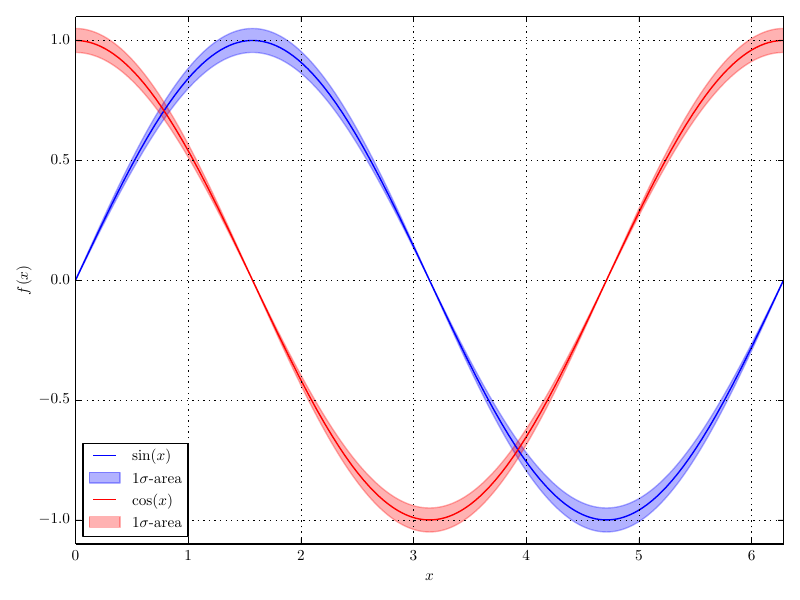

Here is the Python script that generated this plot:
# -*- coding: utf-8 -*-
import matplotlib.pyplot as plt
from matplotlib.patches import Rectangle
import numpy as np

"""
In physics you often want to show a one-sigma area around a graph, most likely
for a fit. This will be done with the fill_between function. However, matplotlib
does not support adding a fill_between to the legend directly via a label argument
or passing the artist instace which is returned by fill_between to the legend.
An easy solution is a so called proxy artist, a Rectangle without dimension but
using the same style options as the fill_between comman.
"""

x = np.linspace(0, 2*np.pi, 1000)

fig = plt.figure()
ax = fig.add_subplot(1,1,1)


# the plot-command returns a list of the drawn lines
plot_sin = ax.plot(x, np.sin(x), 'b-')
ax.fill_between(x, 0.95*np.sin(x), 1.05*np.sin(x), color='b', alpha=0.3)

plot_cos = ax.plot(x, np.cos(x), 'r-')
ax.fill_between(x, 0.95*np.cos(x), 1.05*np.cos(x), color='r', alpha=0.3)

# Create Rectangles without height or width but with the same colors as your
# plot
rect_cos = Rectangle((0,0), 0,0, color='r', alpha=0.3)
rect_sin = Rectangle((0,0), 0,0, color='b', alpha=0.3)

# a list of Objects you want to have in the legend
objects = [plot_sin[0], rect_sin, plot_cos[0], rect_cos]
# a list of labels for yout objects
labels = [r"$\sin(x)$", r"$1\sigma$-area",r"$\cos(x)$", r"$1\sigma$-area"]

# create the legend
ax.legend(objects, labels, loc="best")

# no plot without labels on the axis

ax.set_xlabel(r"$x$")
ax.set_ylabel(r"$f(x)$")


ax.grid()
ax.set_xlim(0, 2*np.pi)
ax.set_ylim(-1.1, 1.1)

# always call tight_layout before saving ;)
fig.tight_layout()
fig.savefig("legend_fill_between.pdf", dpi=300)
